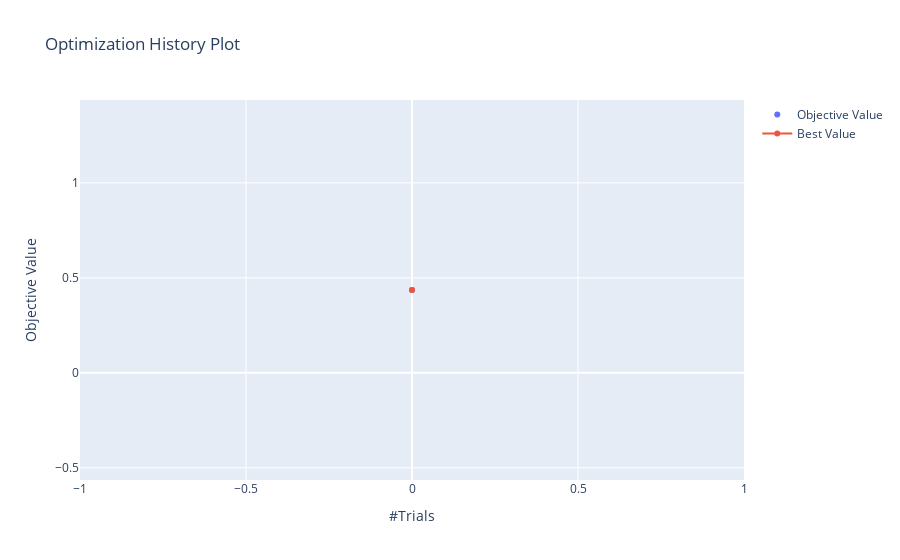

This figure's notebook cell:
### Code cell
optuna.visualization.plot_optimization_history(study)

### Figure 1 — Plotly figure (JSON) as saved in the notebook; plotly's stock layout.template omitted (floating-point values rounded to 4 significant figures)
{"data": [{"mode": "markers", "name": "Objective Value", "type": "scatter", "x": [0], "y": [0.4361]}, {"name": "Best Value", "type": "scatter", "x": [0], "y": [0.4361]}], "layout": {"title": {"text": "Optimization History Plot"}, "xaxis": {"title": {"text": "#Trials"}}, "yaxis": {"title": {"text": "Objective Value"}}}}
